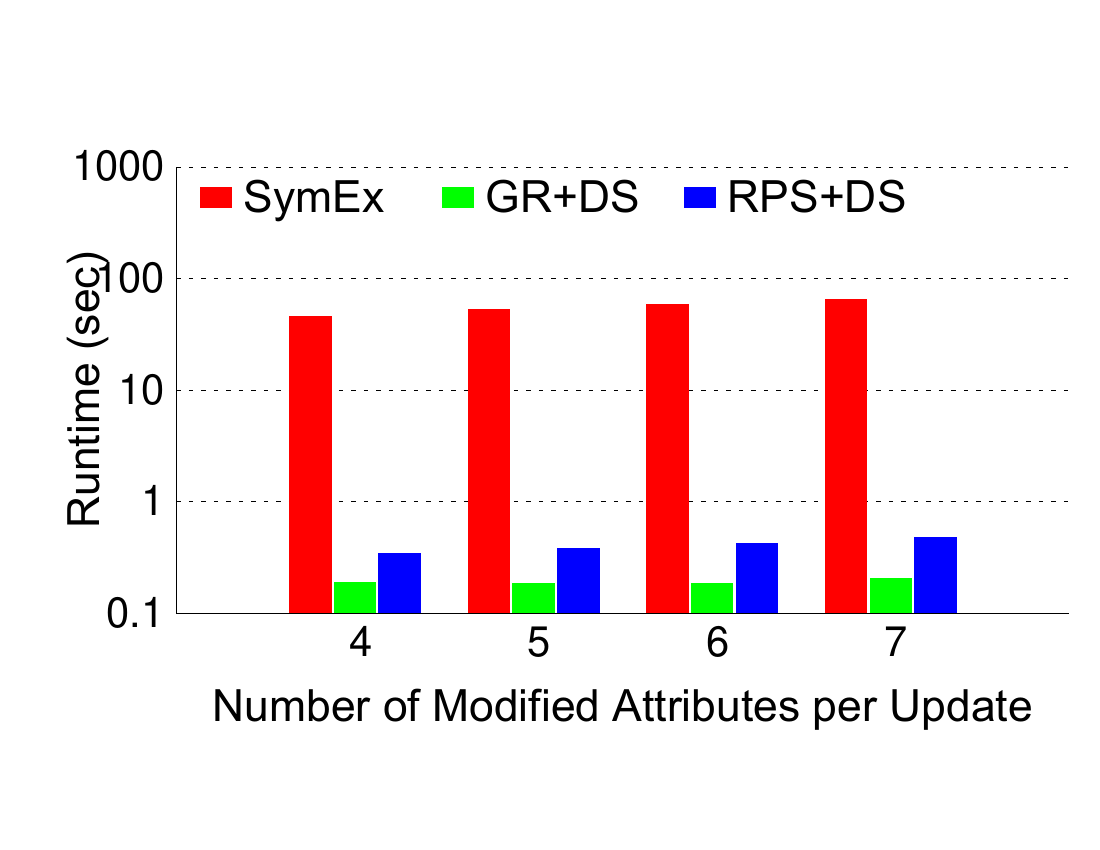

The gnuplot source for this figure:
# length/width ratio and terminal
set size ratio 0.5
set terminal postscript color enhanced  
set output 'attributes.ps'

# Title
unset title

# Margins
set tmargin -3
set bmargin -2
set rmargin 0
set lmargin -1

# border
set border 3 front linetype -1 linewidth 1.000

# Boxes
set boxwidth 0.95 absolute
set style fill   solid 1.00 noborder

# line styles
set linetype 1 lt -1 lw 1 lc rgb "#FF0000"
set linetype 2 lt -1 lw 1 lc rgb "#00FF00" 
set linetype 3 lt -1 lw 1 lc rgb "#0000FF"
#set linetype 4 lt -1 lw 1 lc rgb "#000000" 

set linetype cycle 3


# Grid
set grid nopolar
set grid noxtics nomxtics ytics nomytics noztics nomztics \
 nox2tics nomx2tics noy2tics nomy2tics nocbtics nomcbtics
set grid layerdefault   linetype 0 linewidth 3.000,  linetype 0 linewidth 1.000

# Key
set key nobox autotitles columnhead Left reverse left
set key font "Arial,32"
set key width 10
set key samplen 2
set key spacing 4
set key maxrows 1

# style - histogram
set style histogram clustered gap 1 title  offset character 2, 0.25, 0
set datafile missing '-'
set style data histograms

# Axis
set xtics border in scale 0,0 nomirror   offset character 0.5, -0.5, 2 autojustify
set xtics norangelimit font ",30"
set xtics   ()

set logscale y
set yrange [ 0.1 : 1000 ]
set ytics border in scale 0,0 mirror norotate  offset character 0, 0, 0 autojustify
set ytics font ",30"

set xlabel font "Arial,32"
set xlabel "\nNumber of Modified Attributes per Update" 
set xlabel  offset character 0, 0, 0  norotate

set ylabel "Runtime (sec)" 
set ylabel font "Arial,32"


# Plot command
plot 'attributes.csv' using 3 t col, '' using 4:xtic(1) t col, '' using 2 t col
